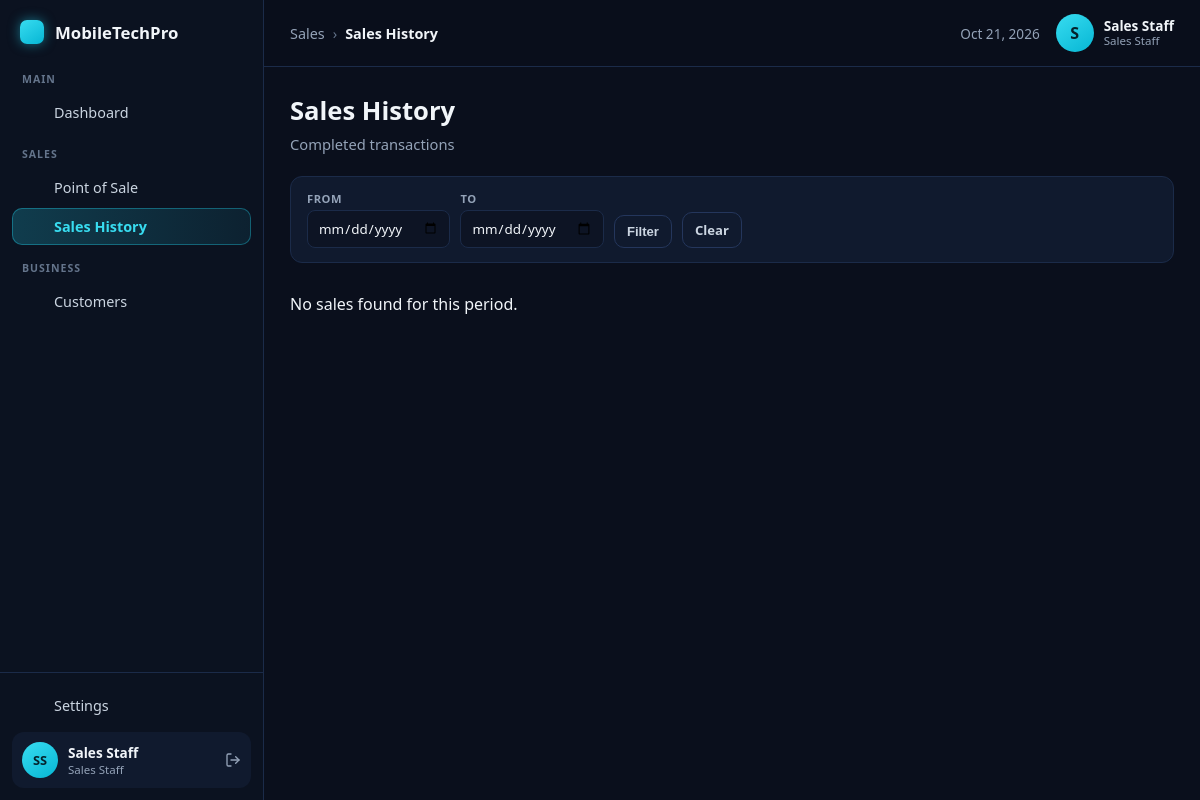
Screenshot of /sales/history (signed in) with the database file from the repository.
### tables this page shows
CREATE TABLE users (
    user_id       INT UNSIGNED NOT NULL AUTO_INCREMENT,
    username      VARCHAR(50)  NOT NULL,
    email         VARCHAR(150) NOT NULL,
    password_hash VARCHAR(255) NOT NULL,
    full_name     VARCHAR(120) NOT NULL,
    phone         VARCHAR(30)      NULL,
    user_type     ENUM('admin','sales_staff','technician') NOT NULL DEFAULT 'sales_staff',
    active        TINYINT(1)   NOT NULL DEFAULT 1,
    last_login_at DATETIME         NULL,
    permissions   VARCHAR(255)     NULL,    
    created_at    TIMESTAMP    NOT NULL DEFAULT CURRENT_TIMESTAMP,
    updated_at    TIMESTAMP    NOT NULL DEFAULT CURRENT_TIMESTAMP ON UPDATE CURRENT_TIMESTAMP,
    PRIMARY KEY (user_id),
    UNIQUE KEY uq_users_username (username),
    UNIQUE KEY uq_users_email (email),
    KEY idx_users_user_type (user_type)
);

### app/Views/sales/history/index.php (the view, shortened to what the rows shown need)
<!DOCTYPE html>
<html lang="en">
<head>
    <link rel="stylesheet" href="<?= e(base_url('css/dashboard.css')) ?>">
    <link rel="stylesheet" href="<?= e(base_url('css/users.css')) ?>">
</head>
<body class="dash-body">
<div class="dash-layout">
    <?php require APP_ROOT . '/app/Views/partials/sidebar.php'; ?>
    <div class="dash-main">
        <header class="topbar">
            <nav class="breadcrumb" aria-label="Breadcrumb">
                <span class="crumb">Sales</span>
                <span class="crumb-sep">&rsaquo;</span>
                <span class="crumb crumb-current">Sales History</span>
            </nav>
            <div class="topbar-right">
                <span class="topbar-date"><?= e($today) ?></span>
                <div class="user-chip">
                    <span class="user-avatar" aria-hidden="true"><?= e(strtoupper(substr((string) ($user['full_name'] ?? 'U'), 0, 1))) ?></span>
                    <span class="user-meta">
                        <span class="user-name"><?= e($user['full_name'] ?? 'User') ?></span>
                        <span class="user-role"><?= e(ucwords(str_replace('_', ' ', (string) ($user['user_type'] ?? '')))) ?></span>
                    </span>
                </div>
            </div>
        </header>
        <main class="content">
            <div class="content-head">
                <div>
                    <h1 class="page-greeting">Sales History</h1>
                    <p class="page-sub">Completed transactions</p>
                </div>
            </div>
            <form method="get" class="history-filters" autocomplete="off">
                <div class="history-filter-group">
                    <label class="history-label" for="filterFrom">From</label>
                    <input type="date" id="filterFrom" name="from" value="<?= e($from) ?>" class="history-input">
                </div>
                <div class="history-filter-group">
                    <label class="history-label" for="filterTo">To</label>
                    <input type="date" id="filterTo" name="to" value="<?= e($to) ?>" class="history-input">
                </div>
                <button type="submit" class="btn-outline btn-sm">Filter</button>
                <?php if ($from !== '' || $to !== '' || $userId !== null): ?>
                    <a href="<?= e(base_url('/sales/history')) ?>" class="btn-outline btn-sm">Clear</a>
                <?php endif; ?>
            </form>
            <?php if (!$sales): ?>
                <p class="pos-empty" style="margin-top:30px">No sales found for this period.</p>
            <?php endif; ?>
        </main>
    </div>
</div>
</body>
</html>

### app/Core/App.php (shortened to what the rows shown need)
<?php
class App
{
    private array $routes = [
        'GET' => [],
        'POST' => [],
    ];
    private function add(string $method, string $path, array $handler): void
    {
        $this->routes[$method][] = [
            'segments' => $this->segments($path),
            'handler' => $handler,
        ];
    }
    public function run(): void
    {
        $method = strtoupper($_SERVER['REQUEST_METHOD'] ?? 'GET');
        $requestSegments = $this->segments($this->currentPath());
        foreach ($this->routes[$method] ?? [] as $route) {
            $params = $this->match($route['segments'], $requestSegments);
            if ($params === null) {
                continue;
            }
            [$class, $action] = $route['handler'];
            $controller = new $class();
            $controller->$action(...$params);
            return;
        }
    }
    private function match(array $routeSegments, array $requestSegments): ?array
    {
        if (count($routeSegments) !== count($requestSegments)) {
            return null;
        }
        $params = [];
        foreach ($routeSegments as $i => $seg) {
            if ($seg !== $requestSegments[$i]) {
                return null;
            }
        }
        return $params;
    }
    private function segments(string $path): array
    {
        $trimmed = trim($path, '/');
        return $trimmed === '' ? [] : explode('/', $trimmed);
    }
    private function currentPath(): string
    {
        $uri = parse_url($_SERVER['REQUEST_URI'] ?? '/', PHP_URL_PATH);
        $uri = is_string($uri) ? rawurldecode($uri) : '/';
        return '/' . trim($uri, '/');
    }
}

### app/Views/partials/sidebar.php (shortened to what the rows shown need)
<?php
$active = $active ?? '';
$user = $user ?? [];
if (!function_exists('dash_icon')) {
    function dash_icon(string $name): string
    {
        $inner = $paths[$name] ?? '';
        return '<svg class="nav-icon" viewBox="0 0 24 24" width="18" height="18" fill="none" '
            . 'stroke="currentColor" stroke-width="2" stroke-linecap="round" stroke-linejoin="round" '
            . 'aria-hidden="true">' . $inner . '</svg>';
    }
}
$groups = [
    'Main' => [
        ['key' => 'dashboard', 'label' => 'Dashboard', 'icon' => 'dashboard', 'href' => base_url('/admin/dashboard')],
        ['key' => 'users', 'label' => 'User Management', 'icon' => 'users', 'href' => base_url('/admin/users')],
        ['key' => 'inventory', 'label' => 'Inventory', 'icon' => 'inventory', 'href' => base_url('/admin/inventory')],
    ],
    'Sales' => [
        ['key' => 'pos', 'label' => 'Point of Sale', 'icon' => 'pos', 'href' => base_url('/sales/pos')],
        ['key' => 'sales-history', 'label' => 'Sales History', 'icon' => 'sales', 'href' => base_url('/sales/history')],
    ],
    'Repairs' => [
        ['key' => 'repair-board', 'label' => 'Repair Board', 'icon' => 'repair', 'href' => base_url('/technician/board')],
        ['key' => 'my-tasks', 'label' => 'My Tasks', 'icon' => 'jobs', 'href' => base_url('/technician/my-tasks')],
        ['key' => 'all-jobs', 'label' => 'All Jobs', 'icon' => 'jobs', 'href' => base_url('/technician/all-jobs')],
    ],
    'Business' => [
        ['key' => 'reports', 'label' => 'Reports', 'icon' => 'reports', 'href' => base_url('/admin/reports')],
        ['key' => 'suppliers', 'label' => 'Suppliers', 'icon' => 'suppliers', 'href' => base_url('/admin/suppliers')],
        ['key' => 'pricing', 'label' => 'Pricing', 'icon' => 'pricing', 'href' => base_url('/admin/pricing')],
        ['key' => 'coupons', 'label' => 'Coupons', 'icon' => 'pricing', 'href' => base_url('/admin/coupons')],
        ['key' => 'customers', 'label' => 'Customers', 'icon' => 'customers', 'href' => base_url('/sales/customers')],
    ],
];
$userType = (string) ($user['user_type'] ?? '');
if ($userType !== 'admin') {
    $allowedByRole = [
        'sales_staff' => ['dashboard', 'pos', 'sales-history', 'customers'],
        'technician' => ['dashboard', 'repair-board', 'my-tasks', 'all-jobs'],
    ];
    $allowed = $allowedByRole[$userType] ?? [];
    foreach ($groups as $groupName => $items) {
        $groups[$groupName] = array_values(array_filter(
            $items,
            static fn(array $item): bool => in_array($item['key'], $allowed, true)
        ));
    }
    $groups = array_filter($groups, static fn(array $items): bool => $items !== []);
}
$displayName = trim((string) ($user['full_name'] ?? 'User'));
$roleLabel = ucwords(str_replace('_', ' ', (string) ($user['user_type'] ?? '')));
$initials = '';
foreach (array_slice(explode(' ', $displayName), 0, 2) as $part) {
    if ($part !== '') {
        $initials .= strtoupper($part[0]);
    }
}
$initials = $initials !== '' ? $initials : 'U';
?>
<aside class="sidebar">
    <div class="sidebar-brand">
        <span class="brand-logo" aria-hidden="true"></span>
        <span class="brand-name">MobileTechPro</span>
    </div>
    <nav class="sidebar-nav">
        <?php foreach ($groups as $groupName => $items): ?>
            <div class="nav-group">
                <p class="nav-group-title"><?= e(strtoupper($groupName)) ?></p>
                <ul class="nav-list">
                    <?php foreach ($items as $item): ?>
                        <li>
                            <a
                                class="nav-link<?= $item['key'] === $active ? ' is-active' : '' ?>"
                                href="<?= e($item['href']) ?>">
                                <?= dash_icon($item['icon']) ?>
                                <span class="nav-label"><?= e($item['label']) ?></span>
                            </a>
                        </li>
                    <?php endforeach; ?>
                </ul>
            </div>
        <?php endforeach; ?>
    </nav>
    <div class="sidebar-bottom">
        <a class="nav-link nav-settings" href="#">
            <?= dash_icon('settings') ?>
            <span class="nav-label">Settings</span>
        </a>
        <div class="profile-card">
            <span class="profile-avatar"><?= e($initials) ?></span>
            <span class="profile-meta">
                <span class="profile-name"><?= e($displayName) ?></span>
                <span class="profile-role"><?= e($roleLabel) ?></span>
            </span>
            <a class="profile-logout" href="<?= e(base_url('/logout')) ?>" aria-label="Log out">
                <svg viewBox="0 0 24 24" width="16" height="16" fill="none" stroke="currentColor" stroke-width="2" stroke-linecap="round" stroke-linejoin="round" aria-hidden="true">
                    <path d="M9 21H5a2 2 0 0 1-2-2V5a2 2 0 0 1 2-2h4"/><polyline points="16 17 21 12 16 7"/><line x1="21" y1="12" x2="9" y2="12"/>
                </svg>
            </a>
        </div>
    </div>
</aside>

### rows the page displays
users: full_name "Sales Staff", user_type "Sales Staff", full_name "S"

### other values shown
$groupName "MAIN"
$item['label'] "Dashboard"
$groupName "SALES"
$item['label'] "Point of Sale"
$item['label'] "Sales History"
$groupName "BUSINESS"
$item['label'] "Customers"
$initials "SS"
$today "Oct 21, 2026"
